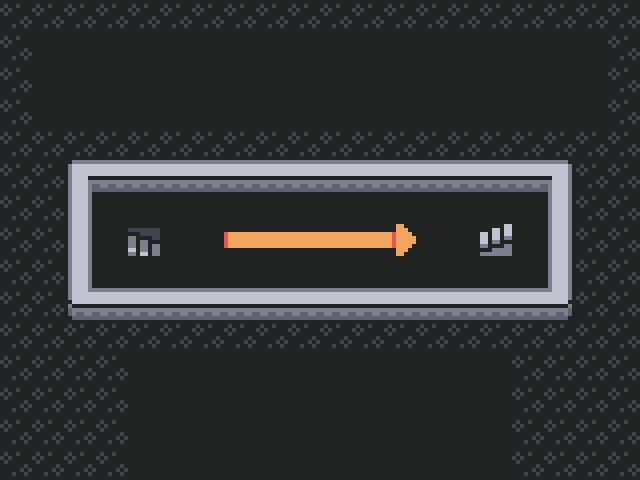

Below is a game level as drawn by its tile map, then a one-line description and the .tmx file that defines it, in full:
An orthogonal 20x15 tile map with 32x32 px tiles, 1 tile layer (Tile Layer 1).

<map version="1.4" tiledversion="1.4.3" orientation="orthogonal" renderorder="right-down" width="20" height="15" tilewidth="32" tileheight="32" infinite="0" backgroundcolor="#222323" nextlayerid="2" nextobjectid="1">
 <properties>
  <property name="txt" value="logo" />
 </properties>
 <tileset firstgid="1" source="sblobber64.tsx" />
 <layer id="1" name="Tile Layer 1" width="20" height="15">
  <data encoding="csv">
20,20,20,20,20,20,20,20,20,20,20,20,20,20,20,20,20,20,20,20,
20,0,0,0,0,0,0,0,0,0,0,0,0,0,0,0,0,0,0,20,
20,0,0,0,0,0,0,0,0,0,0,0,0,0,0,0,0,0,0,20,
20,0,0,0,0,0,0,0,0,0,0,0,0,0,0,0,0,0,0,20,
20,20,20,20,20,20,20,20,20,20,20,20,20,20,20,20,20,20,20,20,
20,20,35,38,38,38,38,38,38,38,38,38,38,38,38,38,38,33,20,20,
20,20,32,0,0,0,0,0,0,0,0,0,0,0,0,0,0,32,20,20,
20,20,32,0,53,0,0,7,9,9,9,9,8,0,0,31,0,32,20,20,
20,20,32,0,0,0,0,0,0,0,0,0,0,0,0,0,0,32,20,20,
20,20,41,38,38,38,38,38,38,38,38,38,38,38,38,38,38,39,20,20,
20,20,20,20,20,20,20,20,20,20,20,20,20,20,20,20,20,20,20,20,
20,20,20,20,0,0,0,0,0,0,0,0,0,0,0,0,20,20,20,20,
20,20,20,20,0,0,0,0,0,0,0,0,0,0,0,0,20,20,20,20,
20,20,20,20,0,0,0,0,0,0,0,0,0,0,0,0,20,20,20,20,
20,20,20,20,0,0,0,0,0,0,0,0,0,0,0,0,20,20,20,20
</data>
 </layer>
</map>
